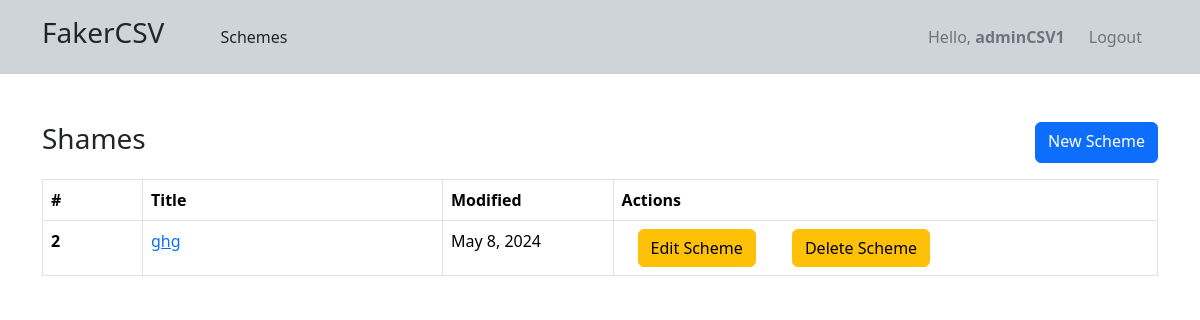
The app's page / (signed in), older data.
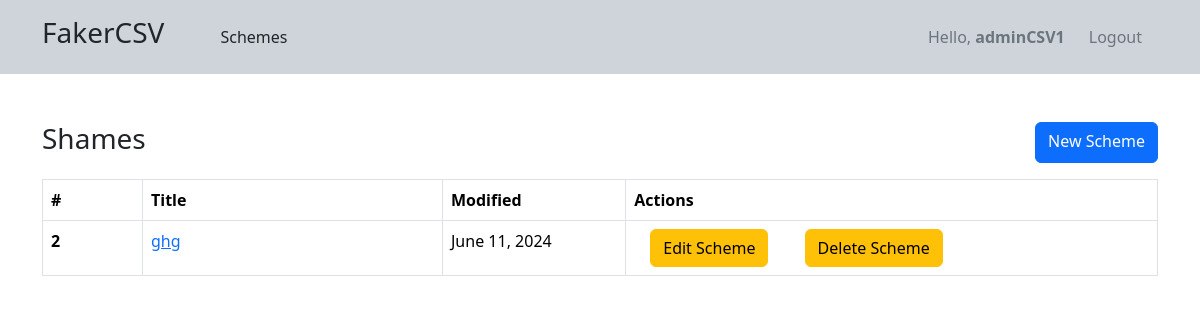
The same page, newer data.
### core/models.py (models this page shows, shortened)
class Scheme(models.Model):
    user = models.ForeignKey(User, on_delete=models.CASCADE)
    title = models.CharField(max_length=60)
    created_at = models.DateField(auto_now_add=True)
    updated_at = models.DateField(auto_now=True)
    column_separator = models.CharField(max_length=5, choices=SEPARATOR_CHOICES, default=",")
    string_character = models.CharField(max_length=5, choices=CHARACTER_CHOICES, default="\"")

### core/views.py (the view)
# urls.py: path('', views.SchemeView.as_view()),
class SchemeView(LoginRequiredMixin, ListView):
    template_name = 'schemes.html'
    model = Scheme
    def get_queryset(self):
        return Scheme.objects.filter(user=self.request.user)

### templates/schemes.html
{% extends 'base.html' %}
{% block content %}
<div class="container py-5">
    <div class="d-flex justify-content-between pb-3">
        <h3>Shames</h3>
        <a href="/new-scheme" class="btn btn-primary">New Scheme</a>
    </div>
    <table class="table table-bordered">
        <thead>
            <tr>
                <th scope="col">#</th>
                <th scope="col">Title</th>
                <th scope="col">Modified</th>
                <th scope="col">Actions</th>
            </tr>
        </thead>
        <tbody>
            {% for object in object_list %}
                <tr>
                    <th width="100" scope="col">{{ object.id }}</th>
                <td width="300"><a href="/schemes/{{ object.id }}">{{ object.title }}</a></td>
                <td>{{ object.updated_at }} </td>
                <td>
                    <a href="/edit/{{ object.id }}" class="btn btn-warning mx-3">Edit Scheme</a>
                    <a href="/delete/{{ object.id }}" class="btn btn-warning mx-3">Delete Scheme</a>
                </td>
                </tr>
            {% endfor %}
        </tbody>
    </table>
</div>
{% endblock %}

### templates/base.html (shortened to what this page needs)
<!doctype html>
<html lang="en">
<head>
    <link href="https://cdn.jsdelivr.net/npm/bootstrap@5.3.3/dist/css/bootstrap.min.css" rel="stylesheet"
>
</head>
<body>
<header class="p-3 bg-dark-subtle">
    <div class="container">
        <div class="d-flex flex-wrap align-items-center justify-content-center justify-content-lg-start">
            <a href="/" class="d-flex align-items-center mb-2 mb-lg-0 text-decoration-none">
                <h3 class="text-dark">FakerCSV</h3>
            </a>
            <ul class="nav col-12 col-lg-auto ms-5 me-lg-auto mb-2 justify-content-center mb-md-0">
                <li><a href="/schemes" class="nav-link px-2 text-dark">Schemes</a></li>
            </ul>
            <div class="text-end">
                <ul class="nav col-12 col-lg-auto ms-5 me-lg-auto mb-2 justify-content-center align-items-center mb-md-0">
                    <li class="text-secondary">Hello, <strong>{{ user }}</strong></li>
                    <form action="/logout/" method="post">
                            <button class="nav-link ps-4 text-secondary" type="submit">Logout</button>
                        </form>
                </ul>
            </div>
        </div>
    </div>
</header>
{% block content %}
{% endblock %}
</body>
</html>

Row changes from the older to the newer data that the page shows:
changed Scheme "ghg": updated_at "May 8, 2024" → "June 11, 2024"
